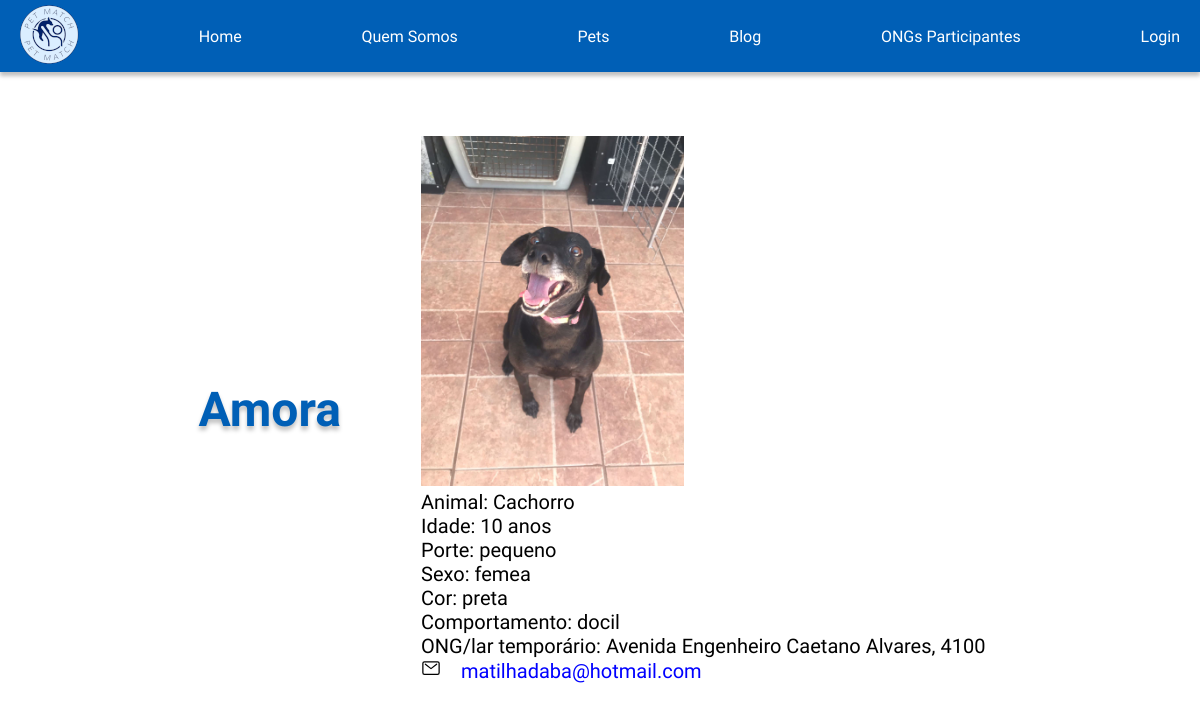
Page /detalhes_pet/2 on the committed database.
### petmatch/models.py (models this page shows, shortened)
class Pet(models.Model):
    animal = models.CharField(max_length=200)
    nome = models.CharField(max_length=200)
    data_nascimento = models.DateTimeField("data de nascimento")
    porte = models.CharField(max_length=10) # pequeno / medio / grande
    sexo = models.CharField(max_length=5) # femea / macho
    cor = models.CharField(max_length=200)
    localizacao = models.CharField(max_length=500)
    comportamento = models.CharField(max_length=500)
    email_contato = models.CharField(max_length=500, default="noreply@noreply.com.br")
    foto = models.ImageField(upload_to="photos/")
    def idade(self) -> int:
        return timezone.now().year - self.data_nascimento.year

### petmatch/views.py (the view)
# urls.py: path("detalhes_pet/<int:pet_id>", views.detalhes_pet, name="detalhes_pet"),
def detalhes_pet(request, pet_id):
    try:
        pet = Pet.objects.get(pk=pet_id)
    except Pet.DoesNotExist:
        raise Http404("Pet não encontrado")
    return render(request, "petmatch/detalhes_pet.html", {"pet": pet})

### templates/petmatch/detalhes_pet.html (shortened to what this page needs)
{% load static %}
<!DOCTYPE html>
<html lang="pt-BR">
    <head>
        <link rel="stylesheet" href="{% static 'styles\styles.css' %}">
    </head>
    <body>
        <main>
            <section id="home">
                <section class="cabecalho">
                    <nav class="cabecalho-menu">
                        <a class="cabecalho-logo" href="{% url 'index' %}">
                            <img src="{% static 'img/logo-menor.png' %}" alt="logo Petmatching" />
                        </a>
                        <a class="cabecalho-menu-item" href="{% url 'index' %}">Home</a>
                        <a class="cabecalho-menu-item" href="#quem_somos">Quem Somos</a>
                        <a class="cabecalho-menu-item" href="#pets">Pets</a>
                        <a class="cabecalho-menu-item" href="#blog">Blog</a>
                        <a class="cabecalho-menu-item" href="{% url 'lista_ong' %}">ONGs Participantes</a>
                        <a class="cabecalho-menu-item" href="/admin/login">Login</a>
                    </nav>
                </section>
                <section class="conteudo_inicial">
                    <h1>{{ pet.nome }}</h1>
                    <section class="pets_conteudo">
                        <div class="Estopa">
                            <img class="imagem_pet_home" src="{{ pet.foto.url }}" />
                            <ul>
                                <li>Animal: {{ pet.animal }}</li>
                                <li>Idade: {{ pet.idade }} anos</li>
                                <li>Porte: {{ pet.porte }}</li>
                                <li>Sexo: {{ pet.sexo }}</li>
                                <li>Cor: {{ pet.cor }}</li>
                                <li>Comportamento: {{ pet.comportamento }}</li>
                                <li>ONG/lar temporário: {{ pet.localizacao }}</li>
                                <li>
                                <ion-icon name="mail-outline"></ion-icon><a href="{{ pet.email_contato }}">{{ pet.email_contato }}</a>
                            </li>
                        </ul>
                    </div>
                </section>
            </section>
        </main>
    </body>
</html>

### setup/static/styles/styles.css (style rules this page uses)
* { margin: 0; padding: 0; box-sizing: border-box; text-decoration: none; }
.cabecalho { display: flex; flex-direction: row; align-items: center; justify-content: space-between; width: 100%; padding: 4px; color: #ffffff; background: #005FB6; box-shadow: 0px 4px 4px rgba(0, 0, 0, 0.25); }
.cabecalho-menu { width: 100%; display: flex; justify-content: space-between; align-content: center; align-items: center; }
#home { height: 750px; }
.conteudo_inicial { display: flex; flex-direction: row; justify-content: center; align-items: center; width: 100%; padding: 1em; }
body { box-sizing: border-box; height: 100vh; font-family: 'Lilita One'; font-style: normal; font-size: 1rem; font-weight: 400; }
h1 { font-family: 'Titan One'; font-size: 3rem; color: #005FB6; text-shadow: 0px 4px 4px rgba(0, 0, 0, 0.25); margin: 32px; }
p, li { font-family: 'Quicksand', sans-serif; font-size: 1.25rem; list-style-type: none; }
a { padding-right: 1em; padding-left: 1em; color: #ffffff; }
.pets_conteudo { margin: 2em; display: flex; justify-content: space-between; }
.pets_conteudo div { margin: 1em; }
.pets_conteudo div a { color: blue; }
.imagem_pet_home { width: auto; height: 350px; }

### rows in the picture
Pet: nome "Amora", foto (picture), animal "Cachorro", idade "10", porte "pequeno", sexo "femea", cor "preta", comportamento "docil", localizacao "Avenida Engenheiro Caetano Alvares, 4100", email_contato "matilhadaba@hotmail.com"
